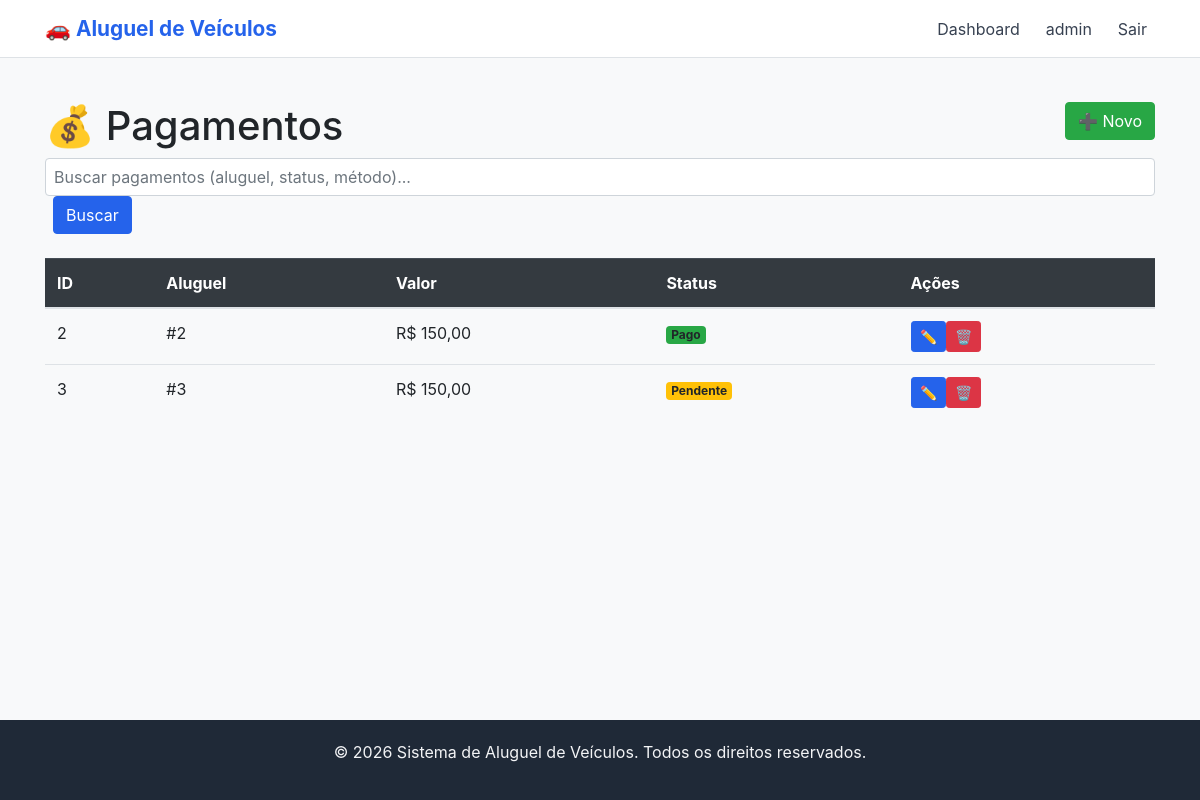
The app's page /portal/pagamentos/ (signed in), older data.
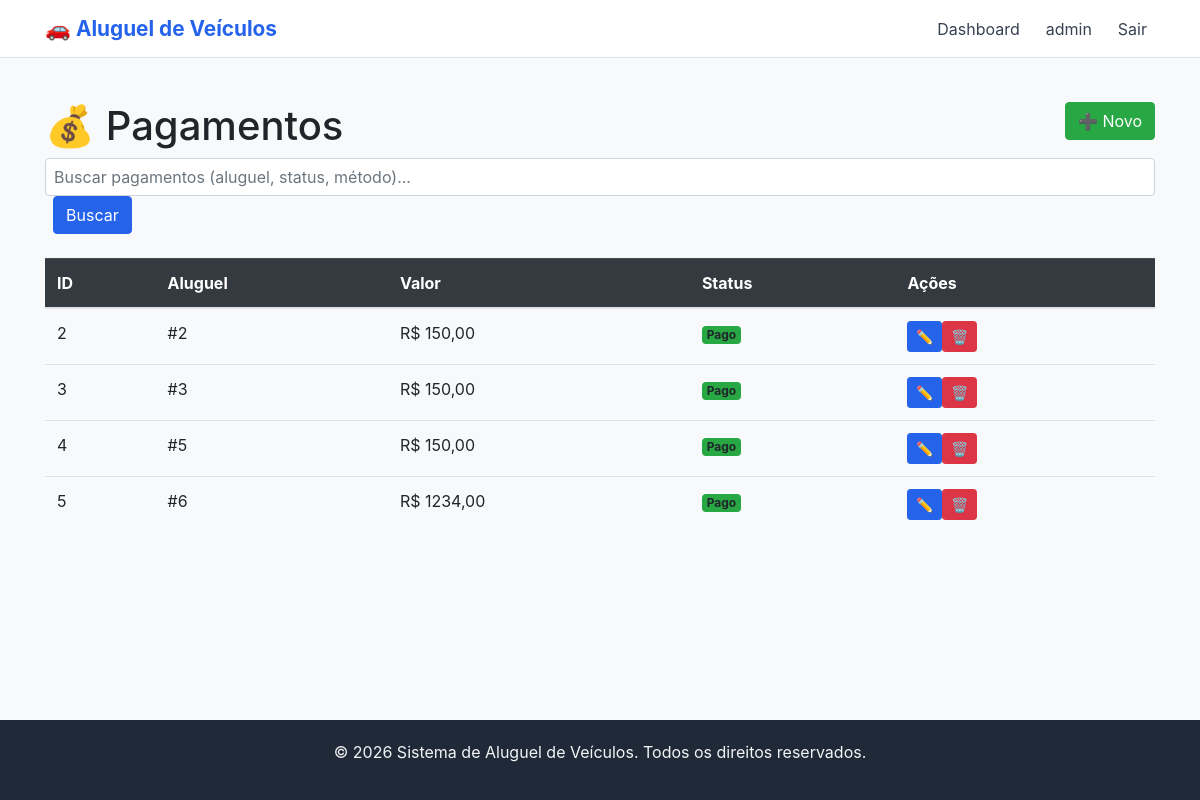
The same page, newer data.
### core/models.py (models this page shows, shortened)
class Pagamento(models.Model):
    METODO_CHOICES = [
        ('credito', 'Crédito'),
        ('debito', 'Débito'),
        ('pix', 'PIX'),
        ('dinheiro', 'Dinheiro'),
    ]
    STATUS_CHOICES = [
        ('pendente', 'Pendente'),
        ('pago', 'Pago'),
        ('cancelado', 'Cancelado'),
    ]
    aluguel = models.OneToOneField(Aluguel, on_delete=models.CASCADE, related_name='pagamento')
    valor_total = models.DecimalField(max_digits=10, decimal_places=2)
    metodo = models.CharField(max_length=20, choices=METODO_CHOICES)
    status = models.CharField(max_length=20, choices=STATUS_CHOICES, default='pendente')
    data_pagamento = models.DateTimeField(blank=True, null=True)
    class Meta:
        verbose_name = "Pagamento"
        verbose_name_plural = "Pagamentos"

class Aluguel(models.Model):
    STATUS_CHOICES = [
        ('aberto', 'Aberto'),
        ('encerrado', 'Encerrado'),
        ('cancelado', 'Cancelado'),
    ]
    cliente = models.ForeignKey(Cliente, on_delete=models.PROTECT, related_name='aluguels')
    veiculo = models.ForeignKey(Veiculo, on_delete=models.PROTECT, related_name='aluguels')
    funcionario = models.ForeignKey(Funcionario, on_delete=models.PROTECT, related_name='aluguels')
    data_retirada = models.DateTimeField()
    data_devolucao_prevista = models.DateTimeField()
    data_devolucao_real = models.DateTimeField(blank=True, null=True)
    km_inicial = models.IntegerField()
    km_final = models.IntegerField(blank=True, null=True)
    status = models.CharField(max_length=20, choices=STATUS_CHOICES, default='aberto')
    class Meta:
        verbose_name = "Aluguel"
        verbose_name_plural = "Aluguéis"

### core/views.py (the view)
# urls.py: path('portal/pagamentos/', PagamentoListView.as_view(), name='pagamento-list'),
class PagamentoListView(LoginRequiredMixin, SearchMixin, ListView):
    model = Pagamento
    template_name = 'portal/pagamento_list.html'
    context_object_name = 'pagamentos'
    paginate_by = 10
    login_url = 'login'
    search_fields = ['aluguel__id', 'status', 'metodo']

### core/views.py (called while the page is built)
    def get_queryset(self):
        queryset = super().get_queryset()
        query = self.request.GET.get('q')
        if query and self.search_fields:
            q_objects = Q()
            for field in self.search_fields:
                q_objects |= Q(**{f"{field}__icontains": query})
            queryset = queryset.filter(q_objects)
        return queryset

    def get_context_data(self, **kwargs):
        context = super().get_context_data(**kwargs)
        context['search_query'] = self.request.GET.get('q', '')
        return context

### templates/portal/pagamento_list.html (shortened to what this page needs)
{% extends "base.html" %}
{% block content %}<div class="mt-4"><div class="row"><div class="col-md-8"><h1>💰 Pagamentos</h1></div><div class="col-md-4 text-right"><a href="{% url 'pagamento-create' %}" class="btn btn-success">➕ Novo</a></div></div><div class="row mb-4"><div class="col-md-12"><form method="get"><input type="text" name="q" class="form-control" placeholder="Buscar pagamentos (aluguel, status, método)..." value="{{ search_query }}" style="width: 100%; padding: 8px;"><button type="submit" class="btn btn-primary ml-2" style="margin-left: 10px;">Buscar</button>{% if search_query %}<a href="{% url 'pagamento-list' %}" class="btn btn-secondary ml-2" style="margin-left: 10px;">Limpar</a>{% endif %}</form></div></div><table class="table"><thead class="table-dark"><tr><th>ID</th><th>Aluguel</th><th>Valor</th><th>Status</th><th>Ações</th></tr></thead><tbody>{% for p in pagamentos %}<tr><td>{{ p.pk }}</td><td>#{{ p.aluguel.pk }}</td><td>R$ {{ p.valor_total }}</td><td><span class="badge {% if p.status == 'pago' %}bg-success{% elif p.status == 'pendente' %}bg-warning{% else %}bg-danger{% endif %}">{{ p.get_status_display }}</span></td><td><a href="{% url 'pagamento-update' p.pk %}" class="btn btn-sm btn-primary">✏️</a><a href="{% url 'pagamento-delete' p.pk %}" class="btn btn-sm btn-danger">🗑️</a></td></tr>{% endfor %}</tbody></table></div>{% endblock %}

### templates/base.html (shortened to what this page needs)
<!DOCTYPE html>
<html lang="pt-br">
<head>
    <link rel="stylesheet" href="https://stackpath.bootstrapcdn.com/bootstrap/4.5.2/css/bootstrap.min.css">
</head>
<body>
    <nav class="navbar navbar-expand-lg navbar-light bg-white border-bottom">
        <div class="container">
            <a class="navbar-brand" href="/">🚗 Aluguel de Veículos</a>
            <div class="collapse navbar-collapse" id="navbarNav">
                <ul class="navbar-nav ml-auto">
                    {% if user.is_authenticated %}
                        <li class="nav-item">
                            <a class="nav-link" href="/dashboard/">Dashboard</a>
                        </li>
                        <li class="nav-item">
                            <span class="nav-link text-muted">{{ user.username }}</span>
                        </li>
                        <li class="nav-item">
                            <a class="nav-link text-danger" href="/logout/">Sair</a>
                        </li>
                    {% else %}
                        <li class="nav-item">
                            <a class="nav-link" href="/login/">Login</a>
                        </li>
                    {% endif %}
                </ul>
            </div>
        </div>
    </nav>
    <main>
        <div class="container">
            {% block content %}{% endblock %}
        </div>
    </main>
    <footer>
        <div class="container">
            <p>&copy; 2026 Sistema de Aluguel de Veículos. Todos os direitos reservados.</p>
        </div>
    </footer>
</body>
</html>

### templates/base.html (style rules this page uses)
body { display: flex; flex-direction: column; min-height: 100vh; background-color: #f8f9fa; }
main { flex: 1; padding: 20px 0; }
.navbar-brand { font-weight: bold; font-size: 1.3rem; color: #2563eb !important; }
.nav-link { color: #374151 !important; margin-left: 10px; }
footer { background-color: #1f2937; color: #f3f4f6; padding: 20px 0; margin-top: 40px; text-align: center; }
.btn-primary { background-color: #2563eb; border-color: #2563eb; }

Row changes from the older to the newer data that the page shows:
changed Pagamento id 3: status "Pendente" → "Pago"
added Pagamento: pk "4", aluguel.pk "5", valor_total "150,00", status "Pago"
added Pagamento: pk "5", aluguel.pk "6", valor_total "1234,00", status "Pago"
